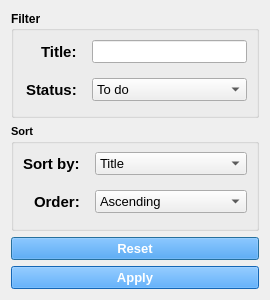
<?xml version="1.0" encoding="UTF-8"?>
<ui version="4.0">
 <class>FilterSortWindow</class>
 <widget class="QDialog" name="FilterSortWindow">
  <property name="geometry">
   <rect>
    <x>0</x>
    <y>0</y>
    <width>270</width>
    <height>300</height>
   </rect>
  </property>
  <property name="font">
   <font>
    <pointsize>10</pointsize>
   </font>
  </property>
  <property name="windowTitle">
   <string>Filter &amp; Show</string>
  </property>
  <layout class="QVBoxLayout" name="verticalLayout_2">
   <item>
    <widget class="QGroupBox" name="groupBox">
     <property name="font">
      <font>
       <pointsize>9</pointsize>
       <bold>true</bold>
      </font>
     </property>
     <property name="title">
      <string>Filter</string>
     </property>
     <layout class="QFormLayout" name="formLayout_2">
      <property name="labelAlignment">
       <set>Qt::AlignRight|Qt::AlignTrailing|Qt::AlignVCenter</set>
      </property>
      <property name="horizontalSpacing">
       <number>15</number>
      </property>
      <property name="verticalSpacing">
       <number>15</number>
      </property>
      <property name="leftMargin">
       <number>12</number>
      </property>
      <item row="0" column="0">
       <widget class="QLabel" name="label">
        <property name="font">
         <font>
          <pointsize>11</pointsize>
          <bold>true</bold>
         </font>
        </property>
        <property name="text">
         <string>Title:</string>
        </property>
       </widget>
      </item>
      <item row="1" column="0">
       <widget class="QLabel" name="label_3">
        <property name="font">
         <font>
          <pointsize>11</pointsize>
          <bold>true</bold>
         </font>
        </property>
        <property name="text">
         <string>Status:</string>
        </property>
       </widget>
      </item>
      <item row="1" column="1">
       <widget class="QComboBox" name="comboBox_2">
        <property name="font">
         <font>
          <pointsize>10</pointsize>
          <bold>false</bold>
         </font>
        </property>
        <item>
         <property name="text">
          <string>To do</string>
         </property>
        </item>
        <item>
         <property name="text">
          <string>In progress</string>
         </property>
        </item>
        <item>
         <property name="text">
          <string>Done</string>
         </property>
        </item>
       </widget>
      </item>
      <item row="0" column="1">
       <widget class="QLineEdit" name="lineEdit">
        <property name="font">
         <font>
          <pointsize>10</pointsize>
          <bold>false</bold>
         </font>
        </property>
       </widget>
      </item>
     </layout>
    </widget>
   </item>
   <item>
    <widget class="QGroupBox" name="groupBox_2">
     <property name="font">
      <font>
       <pointsize>8</pointsize>
       <bold>true</bold>
      </font>
     </property>
     <property name="title">
      <string>Sort</string>
     </property>
     <layout class="QFormLayout" name="formLayout">
      <property name="labelAlignment">
       <set>Qt::AlignRight|Qt::AlignTrailing|Qt::AlignVCenter</set>
      </property>
      <property name="horizontalSpacing">
       <number>15</number>
      </property>
      <property name="verticalSpacing">
       <number>15</number>
      </property>
      <item row="0" column="0">
       <widget class="QLabel" name="label_2">
        <property name="font">
         <font>
          <pointsize>11</pointsize>
          <bold>true</bold>
         </font>
        </property>
        <property name="text">
         <string>Sort by:</string>
        </property>
       </widget>
      </item>
      <item row="1" column="0">
       <widget class="QLabel" name="label_4">
        <property name="font">
         <font>
          <pointsize>11</pointsize>
          <bold>true</bold>
         </font>
        </property>
        <property name="text">
         <string>Order:</string>
        </property>
       </widget>
      </item>
      <item row="1" column="1">
       <widget class="QComboBox" name="comboBox">
        <property name="font">
         <font>
          <pointsize>10</pointsize>
          <bold>false</bold>
         </font>
        </property>
        <item>
         <property name="text">
          <string>Ascending</string>
         </property>
        </item>
        <item>
         <property name="text">
          <string>Descending</string>
         </property>
        </item>
       </widget>
      </item>
      <item row="0" column="1">
       <widget class="QComboBox" name="comboBox_3">
        <property name="font">
         <font>
          <pointsize>10</pointsize>
          <bold>false</bold>
         </font>
        </property>
        <item>
         <property name="text">
          <string>Title</string>
         </property>
        </item>
        <item>
         <property name="text">
          <string>Created</string>
         </property>
        </item>
        <item>
         <property name="text">
          <string>Last edited</string>
         </property>
        </item>
        <item>
         <property name="text">
          <string>Due to</string>
         </property>
        </item>
       </widget>
      </item>
     </layout>
    </widget>
   </item>
   <item>
    <widget class="QPushButton" name="pushButton">
     <property name="font">
      <font>
       <pointsize>10</pointsize>
       <bold>true</bold>
      </font>
     </property>
     <property name="styleSheet">
      <string notr="true">background-color: dodgerblue; color: white</string>
     </property>
     <property name="text">
      <string>Reset</string>
     </property>
    </widget>
   </item>
   <item>
    <widget class="QPushButton" name="pushButton_2">
     <property name="font">
      <font>
       <pointsize>10</pointsize>
       <bold>true</bold>
      </font>
     </property>
     <property name="styleSheet">
      <string notr="true">background-color: dodgerblue; color: white</string>
     </property>
     <property name="text">
      <string>Apply</string>
     </property>
    </widget>
   </item>
  </layout>
 </widget>
 <resources/>
 <connections/>
</ui>
